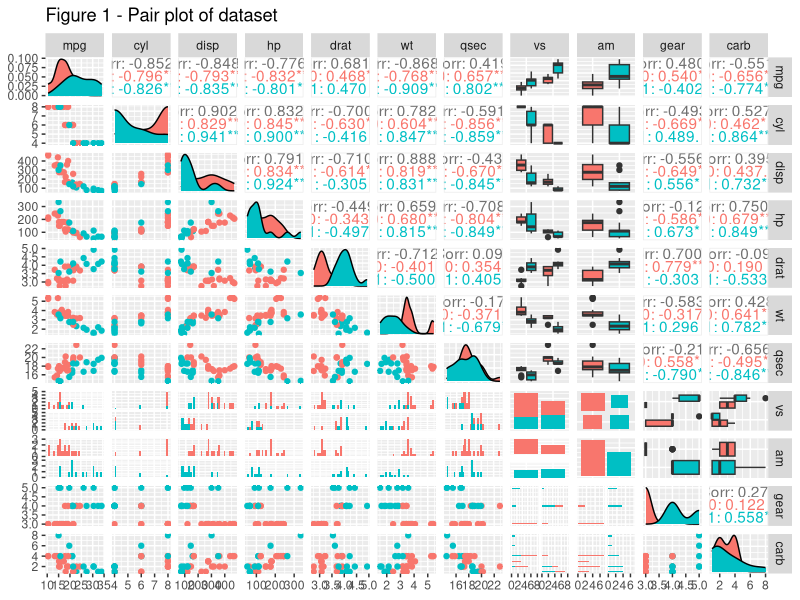
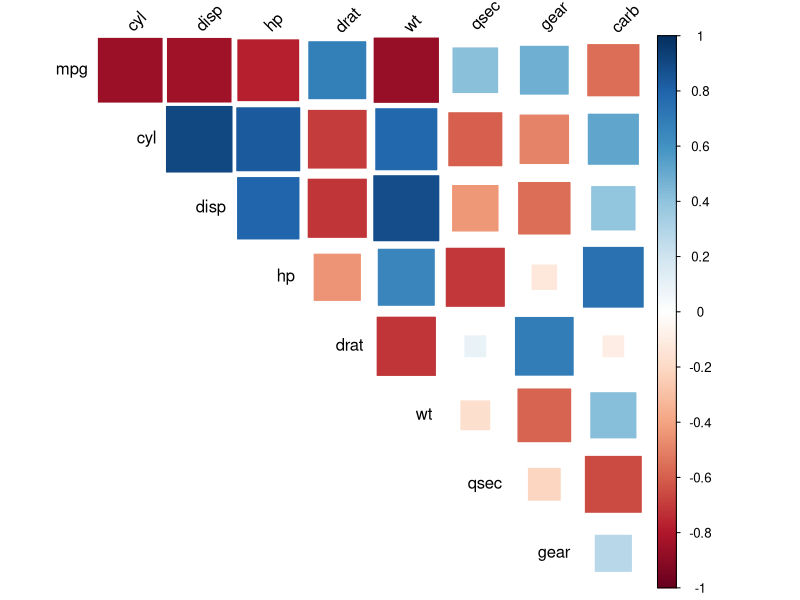
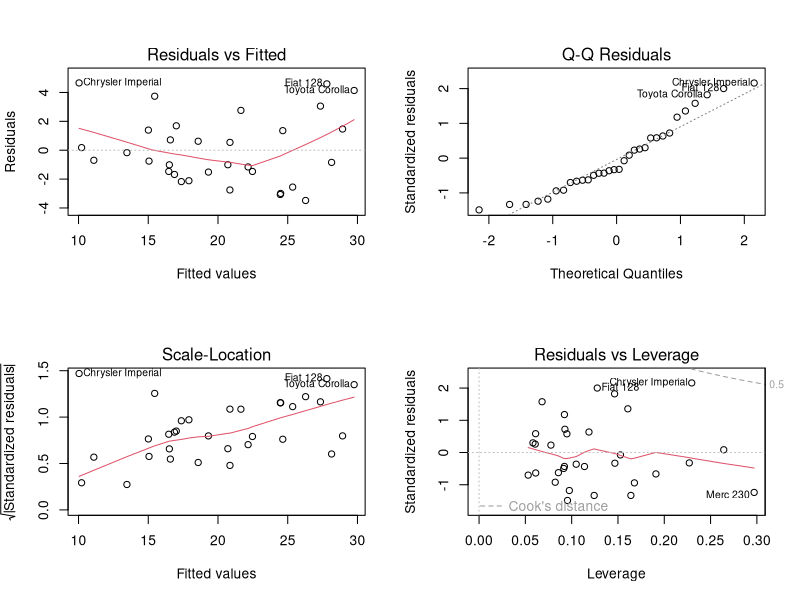

Write the R code that produced these figures, in order.
## ---- chunk 1
knitr::opts_chunk$set(echo = FALSE, message = FALSE, warning = FALSE)
## ---- chunk 2
library(tidyverse)
library(GGally)
library(skimr)
library(corrplot)
mtcars_dataset <- mtcars
mtcars_dataset$vs <- as.factor(mtcars_dataset$vs)
mtcars_dataset$am <- as.factor(mtcars_dataset$am)
corr_matrix <- cor(select(mtcars, -c(vs, am)))
## ---- chunk 3
model_1 <- lm(formula = mpg~am, data = mtcars_dataset)
summary(model_1)
## ---- chunk 4
model_2 <- update(model_1, mpg~am+wt+qsec)
anova(model_1,model_2)
## ---- chunk 5
summary(model_2)
## ---- chunk 6
skim_without_charts(mtcars_dataset)
## ---- chunk 7
ggpairs(mtcars_dataset,mapping = aes(color=am),title = "Figure 1 - Pair plot of dataset")
## ---- chunk 8
corrplot(corr_matrix, type = "upper",tl.col = "black",method="square",tl.srt = 45,diag = FALSE,addgrid.col = NA)
## ---- chunk 9
par(mfrow=c(2,2))
plot(model_2)
